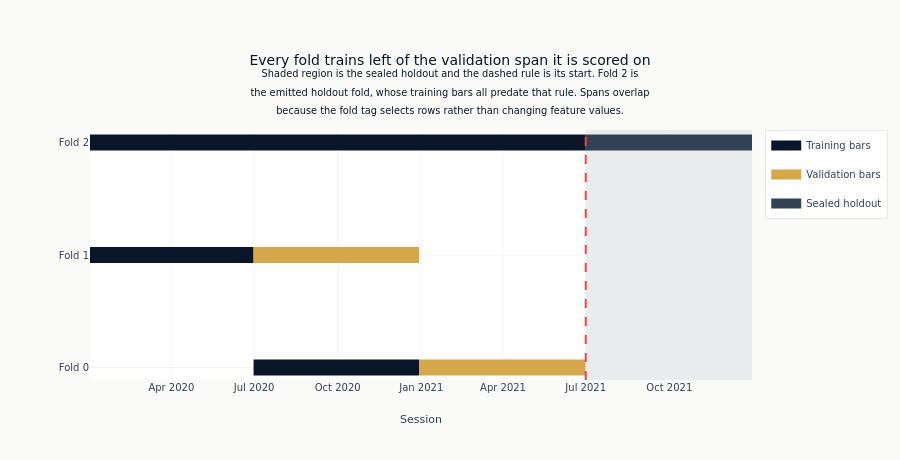

The code cell stored with this chart in its notebook:
### Markdown cell above
**Figure F1** draws what the artifact will contain. Training and validation
spans are shown per fold, the sealed holdout is shaded, and `holdout_start` is
drawn as a rule. The emitted holdout fold carries pre-holdout training rows
plus the holdout period itself, so that downstream models have temporal
features available across the window they are finally scored on.

### Code cell
# One row per fold: training bars, then validation bars. The last row is the
# emitted holdout fold, which trains on every pre-holdout bar.
spans = [
    (f"Fold {s['fold']}", kind, iso(s[f"{key}_start"]), iso(s[f"{key}_end"]))
    for s in splits
    for kind, key in (("Training bars", "train"), ("Validation bars", "val"))
]
spans += [
    (
        f"Fold {len(splits)}",
        "Training bars",
        iso(min(s["train_start"] for s in splits)),
        iso(HOLDOUT_START),
    ),
    (f"Fold {len(splits)}", "Sealed holdout", iso(HOLDOUT_START), iso(HOLDOUT_END)),
]
span_colors = {
    "Training bars": COLORS["blue"],
    "Validation bars": COLORS["amber"],
    "Sealed holdout": COLORS["neutral"],
}

fig = go.Figure()
seen = set()
for row, kind, start, end in spans:
    fig.add_trace(
        go.Scatter(
            x=[start, end],
            y=[row, row],
            mode="lines",
            line={"width": 16, "color": span_colors[kind]},
            name=kind,
            legendgroup=kind,
            showlegend=kind not in seen,
        )
    )
    seen.add(kind)

fig.add_vrect(
    x0=iso(HOLDOUT_START),
    x1=iso(HOLDOUT_END),
    fillcolor=COLORS["neutral"],
    opacity=0.10,
    line_width=0,
    layer="below",
)
fig.add_vline(x=iso(HOLDOUT_START), line_dash="dash", line_color=COLORS["negative"])
fig.update_layout(
    # Plotly centres a title and clips whatever runs past the figure width, so a one-line <sup>
    # loses text off both ends. Every subtitle in this notebook is broken by hand for that reason.
    title=(
        "Every fold trains left of the validation span it is scored on"
        "<br><sup>Shaded region is the sealed holdout and the dashed rule is its start. Fold 2 is"
        "<br>the emitted holdout fold, whose training bars all predate that rule. Spans overlap"
        "<br>because the fold tag selects rows rather than changing feature values.</sup>"
    ),
    xaxis_title="Session",
    yaxis_title="",
    # Three subtitle lines need the room; at height=360 the last one landed on the Fold 2 bar.
    height=460,
    margin={"l": 90, "t": 130},
)
fig.show()

### Figure 1 — Plotly figure (JSON) as saved in the notebook; plotly's stock layout.template omitted (floating-point values rounded to 4 significant figures)
{"data": [{"legendgroup": "Training bars", "line": {"color": "#0a1628", "width": 16}, "mode": "lines", "name": "Training bars", "showlegend": true, "type": "scatter", "x": ["2020-06-30T11:32:00", "2020-12-29T13:30:00"], "y": ["Fold 0", "Fold 0"]}, {"legendgroup": "Validation bars", "line": {"color": "#D4A84B", "width": 16}, "mode": "lines", "name": "Validation bars", "showlegend": true, "type": "scatter", "x": ["2020-12-29T13:46:00", "2021-06-30T15:59:00"], "y": ["Fold 0", "Fold 0"]}, {"legendgroup": "Training bars", "line": {"color": "#0a1628", "width": 16}, "mode": "lines", "name": "Training bars", "showlegend": false, "type": "scatter", "x": ["2020-01-02T11:31:00", "2020-06-30T11:16:00"], "y": ["Fold 1", "Fold 1"]}, {"legendgroup": "Validation bars", "line": {"color": "#D4A84B", "width": 16}, "mode": "lines", "name": "Validation bars", "showlegend": false, "type": "scatter", "x": ["2020-06-30T11:32:00", "2020-12-29T13:45:00"], "y": ["Fold 1", "Fold 1"]}, {"legendgroup": "Training bars", "line": {"color": "#0a1628", "width": 16}, "mode": "lines", "name": "Training bars", "showlegend": false, "type": "scatter", "x": ["2020-01-02T11:31:00", "2021-07-01T00:00:00"], "y": ["Fold 2", "Fold 2"]}, {"legendgroup": "Sealed holdout", "line": {"color": "#334155", "width": 16}, "mode": "lines", "name": "Sealed holdout", "showlegend": true, "type": "scatter", "x": ["2021-07-01T00:00:00", "2021-12-31T00:00:00"], "y": ["Fold 2", "Fold 2"]}], "layout": {"height": 460, "margin": {"l": 90, "t": 130}, "shapes": [{"fillcolor": "#334155", "layer": "below", "line": {"width": 0}, "opacity": 0.1, "type": "rect", "x0": "2021-07-01T00:00:00", "x1": "2021-12-31T00:00:00", "xref": "x", "y0": 0, "y1": 1, "yref": "y domain"}, {"line": {"color": "#ef4444", "dash": "dash"}, "type": "line", "x0": "2021-07-01T00:00:00", "x1": "2021-07-01T00:00:00", "xref": "x", "y0": 0, "y1": 1, "yref": "y domain"}], "title": {"text": "Every fold trains left of the validation span it is scored on<br><sup>Shaded region is the sealed holdout and the dashed rule is its start. Fold 2 is<br>the emitted holdout fold, whose training bars all predate that rule. Spans overlap<br>because the fold tag selects rows rather than changing feature values.</sup>"}, "xaxis": {"title": {"text": "Session"}}, "yaxis": {"title": {"text": ""}}}}
